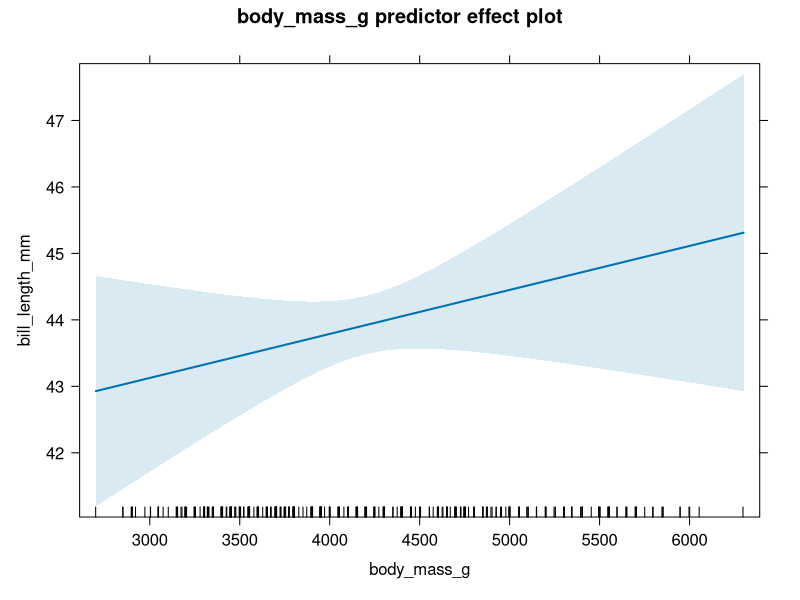
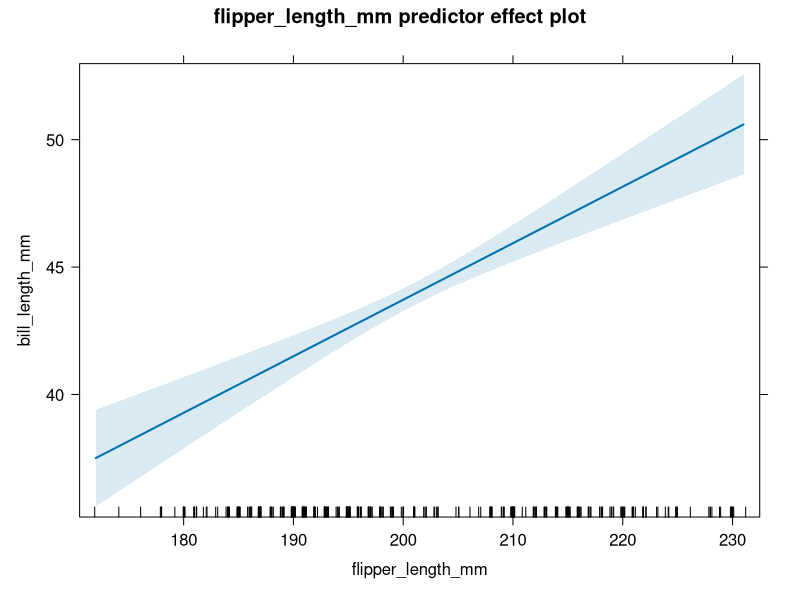
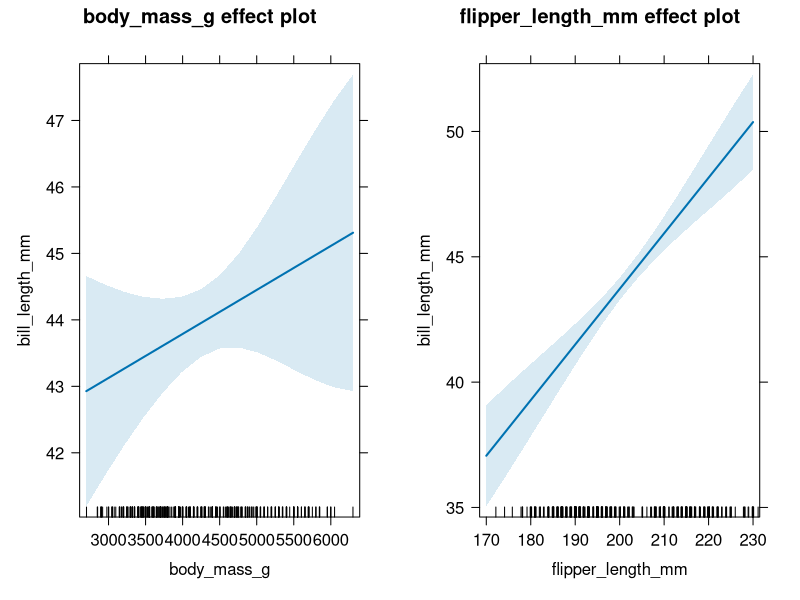
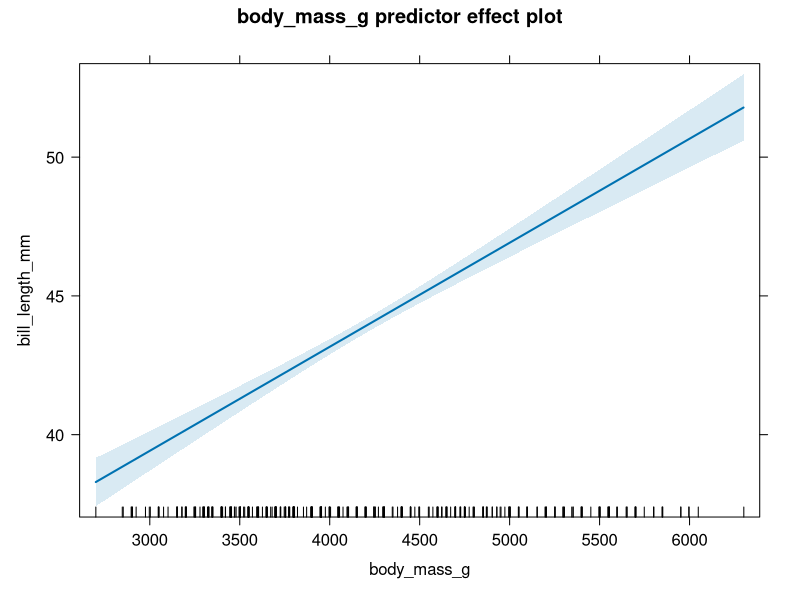
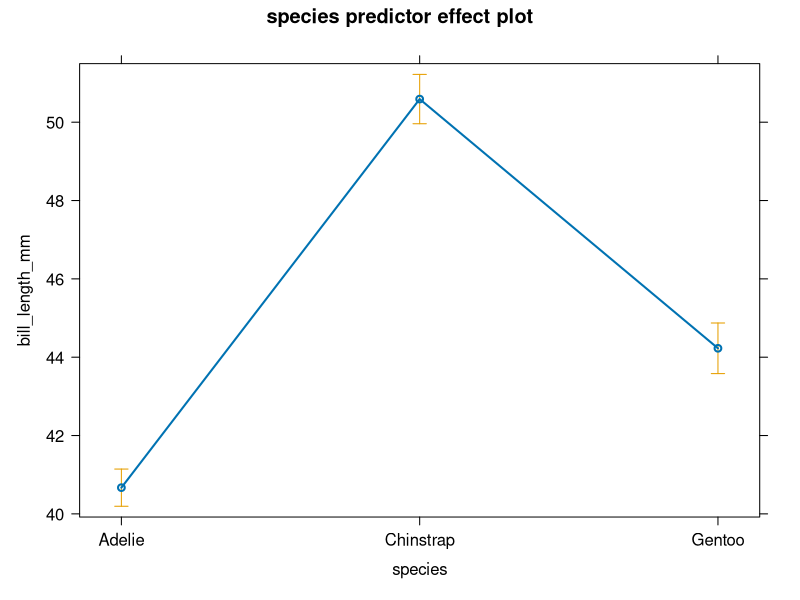
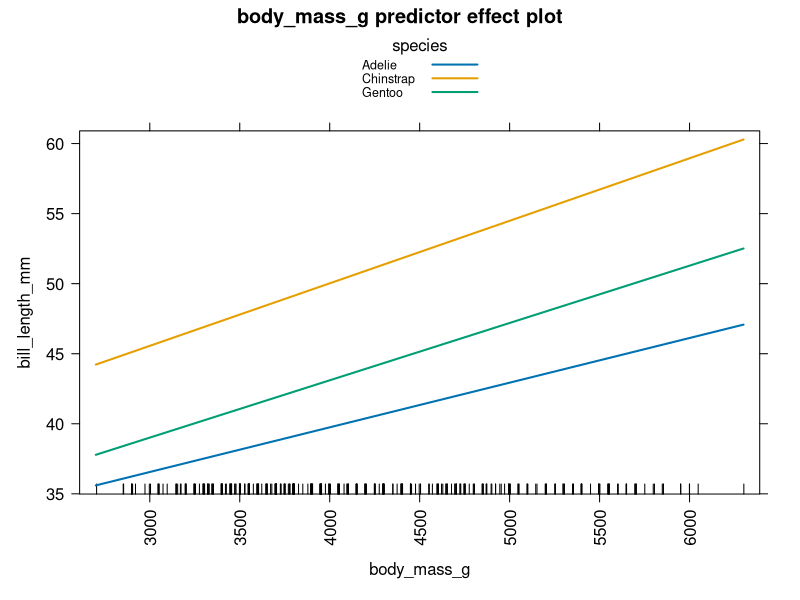
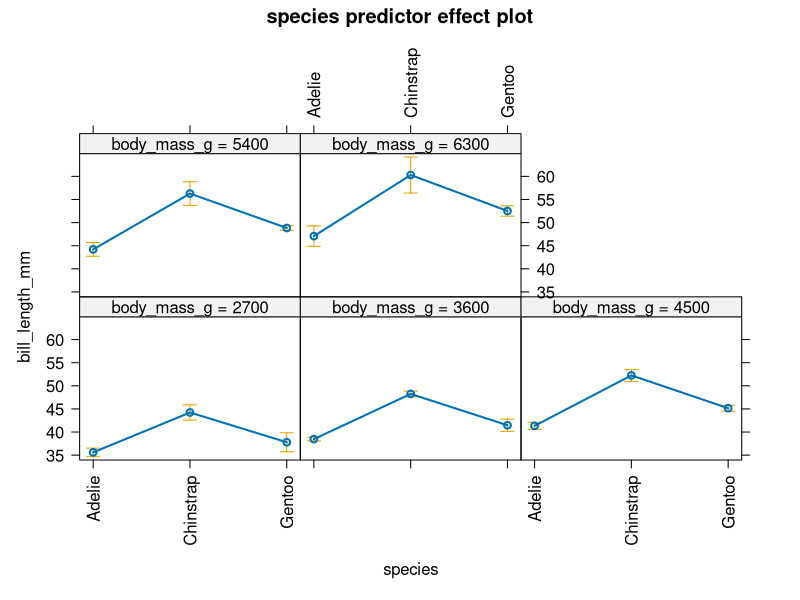
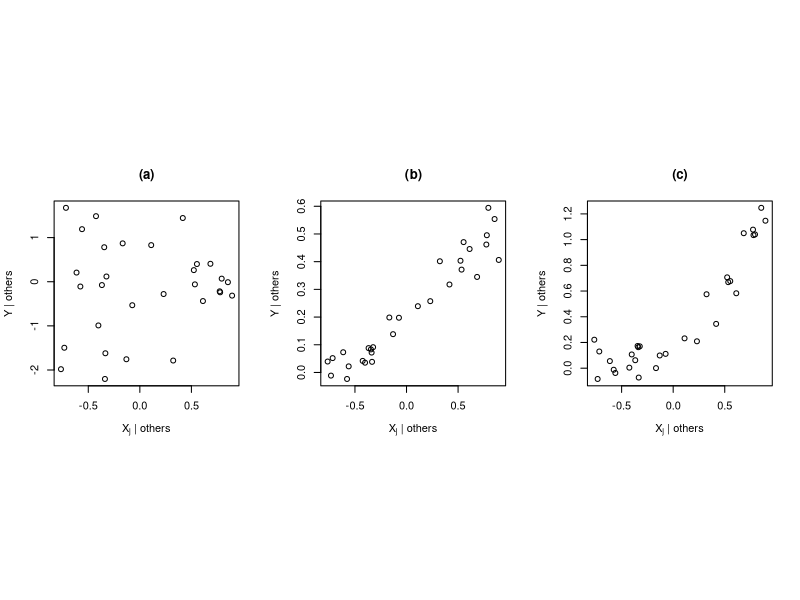

The R script that drew these images, in order:
## ---- chunk 1
# change Console output behavior
# knitr::opts_chunk$set(comment = "#>", collapse = TRUE)
knitr::opts_chunk$set(collapse = TRUE)
## ---- chunk 2
# load penguins data
data(penguins, package = "palmerpenguins")
# transform body mass variable from g to kg
penguins <- penguins |> transform(body_mass_kg = body_mass_g/1000)
# fit model with body_mass_kg
slmod_scaled <- lm(bill_length_mm ~ body_mass_kg, data = penguins)
# extract coefficients
coefficients(slmod_scaled)
## ---- chunk 3
knitr::kable(
  data.frame(
    "Regression Model"=c("Simple Linear", "Multiple"),
    "Intercept Coef."=c(26.9, -3.44),
    "Body Mass Coef."=c(0.004,0.0007),
    check.names = F
  )
)
## ---- chunk 4
# load penguins data since it hasn't been loaded in this chapter
data(penguins, package = "palmerpenguins")
# refit multiple linear regression model
mlmod <- lm(bill_length_mm ~ body_mass_g + flipper_length_mm, data = penguins)
# extract estimated coefficients
coef(mlmod)
## ---- chunk 5
colMeans(mlmod$model)
## ---- chunk 6
# load effects package
library(effects)
# draw effect plot for body_mass_g
plot(predictorEffect("body_mass_g", mlmod))
## ---- chunk 7
# draw effect plot for flipper_length_mm
plot(predictorEffect("flipper_length_mm", mlmod))
## ---- chunk 8
plot(allEffects(mlmod))
## ---- chunk 9
# refit the parallel lines model
lmodp <- lm(bill_length_mm ~ body_mass_g + species, data = penguins)
# double-check coefficients
coef(lmodp)
## ---- chunk 10
table(lmodp$model$species)
print(paste('Total:', length(lmodp$model$species)))
## ---- chunk 11
# draw effect plot for body_mass_g
plot(predictorEffect("body_mass_g", lmodp))
## ---- chunk 12
# sample mean of body_mass_g variable used to fit lmodp
mean(lmodp$model$body_mass_g)
## ---- chunk 13
plot(predictorEffect("species", lmodp))
## ---- chunk 14
# fit separate lines model
lmods <- lm(bill_length_mm ~ body_mass_g + species + body_mass_g:species,
            data = penguins)
# extract estimated coefficients
coef(lmods)
## ---- chunk 15
# effect plot of body mass for separate lines model
# axes ... rotates the x-axis labels 90 degrees
# lines ... plots the effect of body mass in one graphic
plot(predictorEffect("body_mass_g", lmods),
     axes = list(x = list(rotate = 90)),
     lines = list(multiline = TRUE))
## ---- chunk 16
# effect plot of body mass for separate lines model
# axes ... rotates the x-axis labels 90 degrees
# lines ... plots the effect of species in one graphic
plot(predictorEffect("species", lmods),
     axes = list(x = list(rotate = 90)),
     lines=list(multiline = FALSE))
## ---- chunk 17
par(mfrow = c(1, 3), pty = "s")
set.seed(71)
x <- runif(30, -1, 1)
y1 <- rnorm(30)
y2 <- 0.2 + 0.3 * x + rnorm(30, sd = 0.05)
y3 <- 0.2 + 0.6 * x + 0.6 * x^2 + rnorm(30, sd = 0.1)
plot(y1 ~ x, ylab = "Y | others",
     xlab = expression(paste(X[j], " | others")))
title("(a)")
plot(y2 ~ x, ylab = "Y | others",
     xlab = expression(paste(X[j], " | others")))
title("(b)")
plot(y3 ~ x, ylab = "Y | others",
     xlab = expression(paste(X[j], " | others")))
title("(c)")
par(mfrow = c(1, 1))
## ---- chunk 18
library(car)
# create added-variable plots for all regressors in mlmod
avPlots(mlmod)
## ---- chunk 19
avPlots(lmodp)
## ---- chunk 20
leveragePlots(lmodp)
## ---- chunk 21
leveragePlots(lmods)
## ---- chunk 22
y <- c(1, 4, 6, 8, 9) # response vector
ones <- rep(0, 5) # column of 1s
x1 <- c(7, 5, 5, 7, 7) # regressor 1
x2 <- c(-1, 2, -3, 1, 5/7) # create regressor 2 to be orthogonal to x1
crossprod(x1, x2) # cross product is zero
x3 <- c(0, -1, 1, 0, 0) # orthogonal to ones, x1
x4 <- c(0, 0, 0, 1, -1) # orthogonal to ones, x1, x3
x5 <- c(1, 0, 0, -1, 0) # orthogonal to ones, x1, not x4

crossprod(cbind(1, x1, x4, x5))

lm(y ~ x1)
lm(y ~ x4 + x5 - 1)
lm(y ~ x1 + x4 + x5)
## ---- chunk 23
y <- c(1, 4, 6, 8, 9)       # create an arbitrary response vector
X1 <- c(7, 5, 5, 7, 7)      # create regressor 1
X2 <- c(-1, 2, -3, 1, 5/7)  # create regressor 2 to be orthogonal to x1
## ---- chunk 24
# cross product is zero, so X1 and X2 are orthogonal
crossprod(X1, X2)
## ---- chunk 25
# y regressed on X1 without an intercept
lmod1 <- lm(y ~ x1 - 1)
coef(lmod1)
# y regressed on X1 and X2 without an intercept
lmod2 <- lm(y ~ x1 + x2 - 1)
coef(lmod2)
## ---- chunk 26
ones <- rep(1, 5)   # column of 1s
crossprod(ones, X1) # not zero, so not orthogonal
crossprod(ones, X2) # not zero, so not orthogonal
## ---- chunk 27
coef(lmod2) # coefficients for lmod2
# y regressed on X1 and X2 with an intercept
lmod3 <- lm(y ~ x1 + x2)
coef(lmod3) # coefficients for lmod3
## ---- chunk 28
X3 <-  c(0, -1, 1, 0, 0) # sample mean is zero
X4 <- c(0, 0, 0, 1, -1)  # sample mean is zero
cov(X3, X4)              # 0, so X3 and X4 are uncorrelated and orthogonal
## ---- chunk 29
crossprod(model.matrix(~ X1 + X2 + X3 + X4))
## ---- chunk 30
coef(lm(y ~ 1))
## ---- chunk 31
lmod4 <- lm(y ~ x1) # model with 1s and x1
coef(lmod4)
## ---- chunk 32
coef(lm(y ~ x1 + x2))
## ---- chunk 33
coef(lm(y ~ x1 + x3))
## ---- chunk 34
coef(lm(y ~ x1 + x3 + x4))
## ---- chunk 35
X5 <- c(1, 0, 0, -1, 0) # orthogonal to ones, x1, not x4
# note block of 0s
crossprod(cbind(ones, X1, X4, X5))
## ---- chunk 36
lm(y ~ x1)           # model with 1s and x1
lm(y ~ x4 + x5 - 1)  # model with x4 and x5 only
lm(y ~ x1 + x4 + x5) # model with 1s, x1, x4, x5
